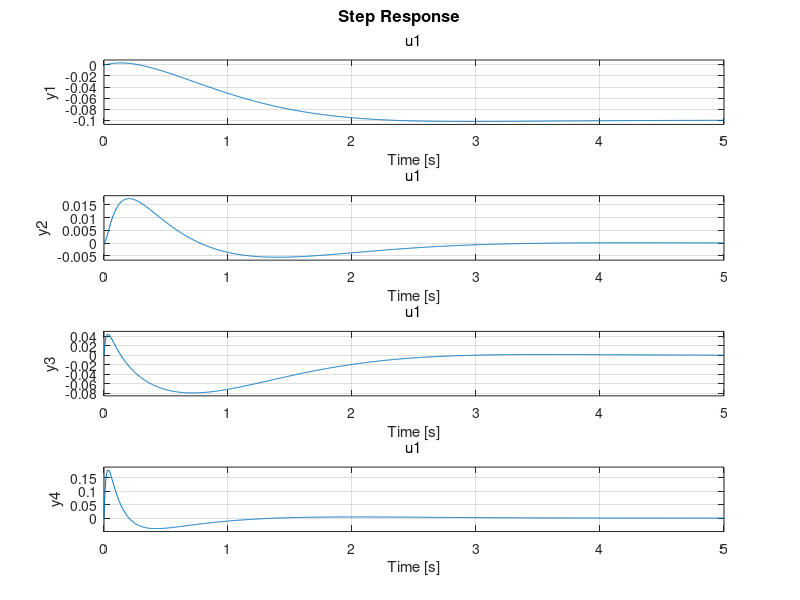

This figure's MATLAB source:
pkg load control

m_c = 0.25;
m_p = 3.0;
g = 9.81;
L = 0.25;
d1 = 0.01;
d2 = 0.01;

A = [0,0,1,0;
    0,0,0,1;
    0,g*m_p/m_c, -d1/m_c, -d2/(L*m_c);
    0, g*(m_c+m_p)/(L*m_c), -d1/(L*m_c), -d2*(m_c+m_p)/(L*L*m_c * m_p)];

B = [0 ; 0; 1/m_c; 1/(L*m_c)];

C = [1, 0, 0, 0;
    0, 0, 1, 0];
D = [0; 0];

stname = {'x', 'theta', 'xdot', 'thetadot'};
sys = ss(A, B, 'stname', stname);

Q = [10,0,0,0;
    0,1,0,0;
    0,0,1,0;
    0,0,0,1];
R = 0.1;

eig(A)

[K,S,P] = lqr(sys,Q,R)

eig(A-B*K)

Acls = A-B*K;
cls = ss(Acls, B, 'stname', stname);
step(cls)


